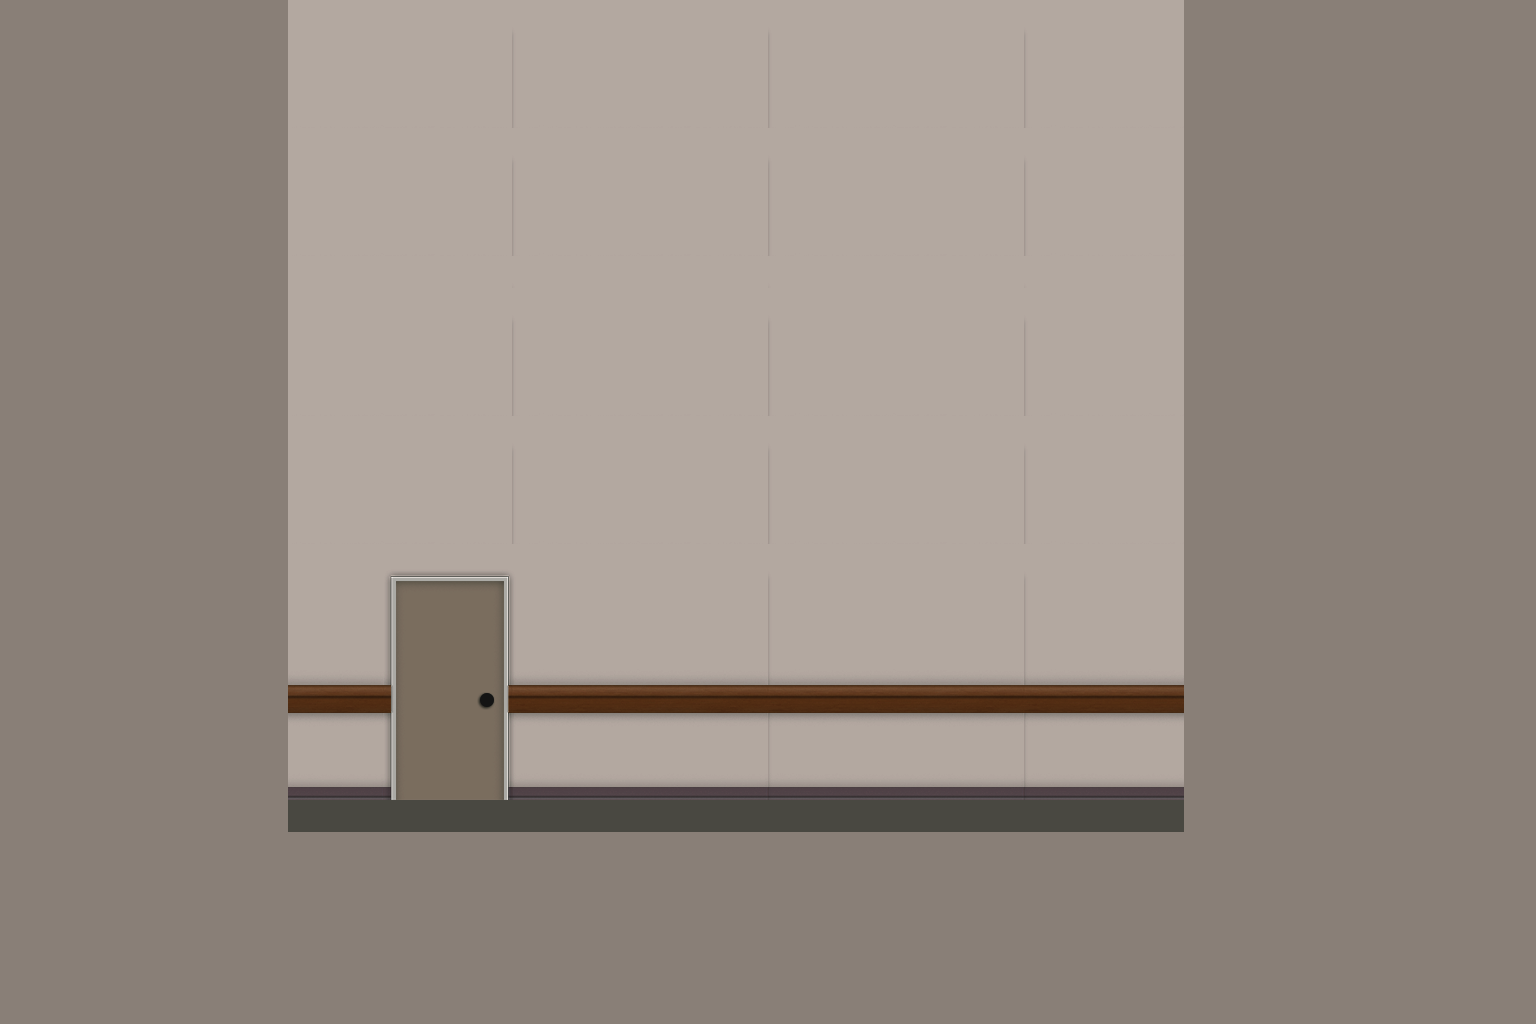

Tiled map render using the project's own tile images. Description and the map definition, with tile-layer contents summarised, below:
An orthogonal 48x32 tile map with 32x32 px tiles, 3 tile layers (wall, doors, platforms).

<map version="1.2" tiledversion="1.2.5" orientation="orthogonal" renderorder="right-down" width="48" height="32" tilewidth="32" tileheight="32" infinite="0" nextlayerid="4" nextobjectid="1">
 <tileset firstgid="1" name="hospital_tileset2" tilewidth="32" tileheight="32" tilecount="104" columns="13">
  <image source="../textures/hospital_tileset2.png" width="416" height="256" />
 </tileset>
 <layer id="1" name="wall" width="48" height="32">
  <data>[1536 cells, 1236 non-empty, 65 distinct tile ids]</data>
 </layer>
 <layer id="2" name="doors" width="48" height="32">
  <data>[1536 cells, 32 non-empty, 32 distinct tile ids]</data>
 </layer>
 <layer id="3" name="platforms" width="48" height="32">
  <data>[1536 cells, 836 non-empty, 2 distinct tile ids]</data>
 </layer>
</map>
